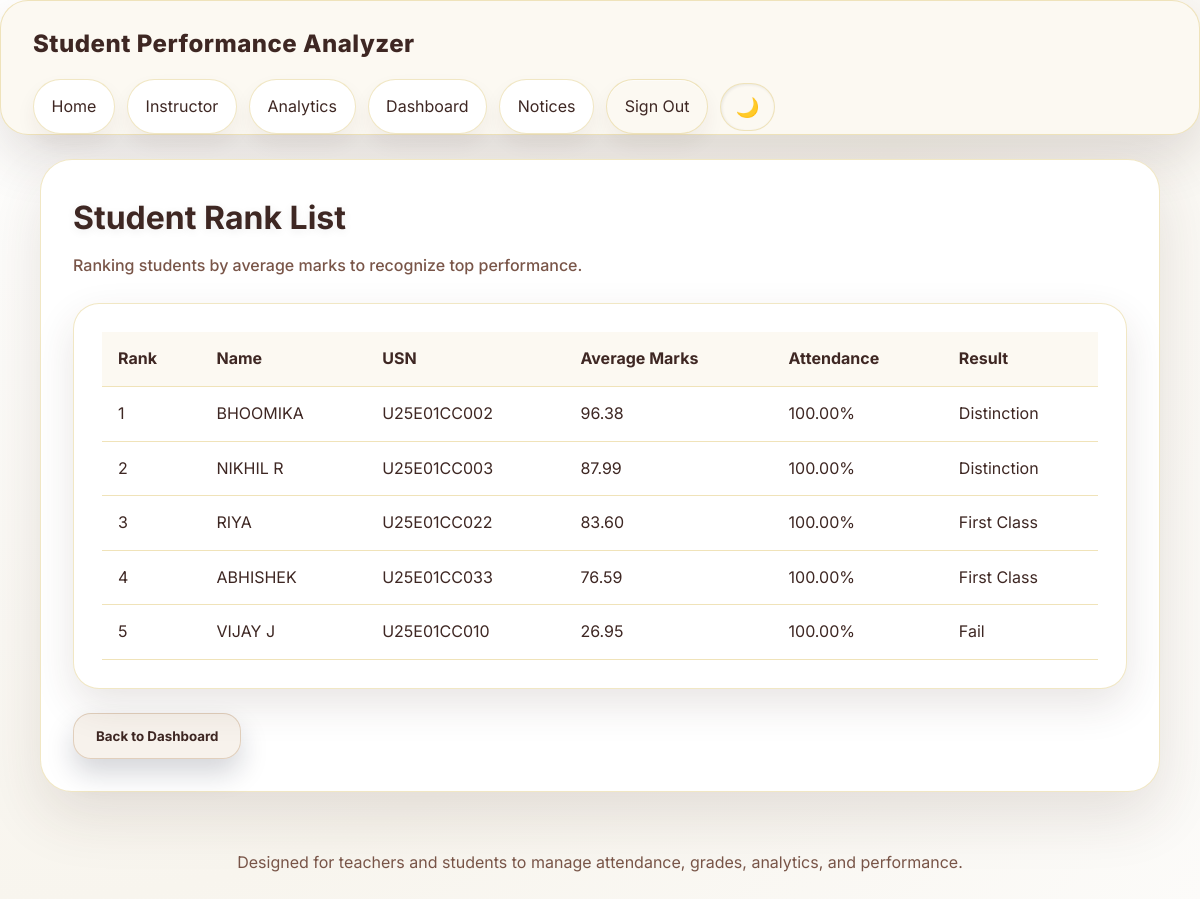
Screenshot of /ranklist (signed in) with the database file from the repository.
### app.py (models this page shows, shortened)
class Student(db.Model):
    id = db.Column(db.Integer, primary_key=True)
    name = db.Column(db.String(100), nullable=False)
    usn = db.Column(db.String(20), unique=True, nullable=False)
    department = db.Column(db.String(50))
    middle_name = db.Column(db.String(100))
    last_name = db.Column(db.String(100))
    address = db.Column(db.String(255))
    dob = db.Column(db.String(20))
    parent_name = db.Column(db.String(150))
    parent_contact = db.Column(db.String(30))
    blood_group = db.Column(db.String(10))
    phone_number = db.Column(db.String(30))
    linkedin = db.Column(db.String(255))
    image_filename = db.Column(db.String(255))
    attendance = db.Column(db.Float, default=0.0)
    python = db.Column(db.Float, default=0.0)
    dbms = db.Column(db.Float, default=0.0)
    dsa = db.Column(db.Float, default=0.0)
    maths = db.Column(db.Float, default=0.0)
    fcn = db.Column(db.Float, default=0.0)
    email = db.Column(db.String(120))
    parent_email = db.Column(db.String(120))
    password_hash = db.Column(db.String(256))
    is_active = db.Column(db.Boolean, default=True)
    created_at = db.Column(db.DateTime, default=datetime.now)
    updated_at = db.Column(db.DateTime, default=datetime.now, onupdate=datetime.now)
    def average_marks(self):
        return (
            self.python +
            self.dbms +
            self.dsa +
            self.maths +
            self.fcn
        ) / 5
    @hybrid_property
    def marks(self):
        return self.average_marks()
    def result(self):
        avg = self.average_marks()
        if avg >= 85:
            return "Distinction"
        elif avg >= 60:
            return "First Class"
        elif avg >= 40:
            return "Pass"
        else:
            return "Fail"

### app.py (the view)
@app.route('/ranklist')
@login_required(role='teacher')
def ranklist():
    students = Student.query.filter_by(is_active=True).all()
    students = sorted(students, key=lambda s: s.average_marks(), reverse=True)
    return render_template('ranklist.html', students=students)

### app.py (called while the page is built)
@app.before_request
def csrf_protect():
    if request.method in ('POST', 'PUT', 'DELETE', 'PATCH'):
        if request.is_json:
            return
        token = session.get('_csrf_token', None)
        form_token = request.form.get('_csrf_token', None)
        if not token or token != form_token:
            abort(403)

@app.context_processor
def inject_csrf():
    return {'csrf_token': generate_csrf_token}

@app.before_request
def manage_session():
    session.permanent = True
    session.modified = True

def login_required(role=None):
    def decorator(f):
        @wraps(f)
        def wrapped(*args, **kwargs):
            if 'role' not in session:
                flash('Please log in to access that page.', 'warning')
                return redirect(url_for('home'))
            if role and session.get('role') != role:
                flash('Access denied.', 'danger')
                return redirect(url_for('home'))
            return f(*args, **kwargs)
        return wrapped
    return decorator

@app.context_processor
def inject_user():
    return {
        'user_role': session.get('role'),
        'student_id': session.get('student_id')
    }

### templates/ranklist.html (shortened to what this page needs)
{% extends 'base.html' %}
{% block content %}
<div class="page-header">
    <h1 class="page-title">Student Rank List</h1>
    <p class="page-subtitle">Ranking students by average marks to recognize top performance.</p>
</div>
<div class="table-card">
    <table>
        <thead>
            <tr>
                <th>Rank</th>
                <th>Name</th>
                <th>USN</th>
                <th>Average Marks</th>
                <th>Attendance</th>
                <th>Result</th>
            </tr>
        </thead>
        <tbody>
            {% for student in students %}
            <tr class="{% if loop.index == 1 %}gold{% elif loop.index == 2 %}silver{% elif loop.index == 3 %}bronze{% endif %}">
                <td>{{ loop.index }}</td>
                <td>{{ student.name }}</td>
                <td>{{ student.usn }}</td>
                <td>{{ "%.2f"|format(student.marks) }}</td>
                <td>{{ "%.2f"|format(student.attendance) }}%</td>
                <td>{{ student.result() }}</td>
            </tr>
            {% endfor %}
        </tbody>
    </table>
</div>
<div style="margin-top: 24px;">
    <a href="{{ url_for('teacher_dashboard') }}"><button type="button" class="secondary">Back to Dashboard</button></a>
</div>
{% endblock %}

### static/style.css (style rules this page uses)
:root { --bg: #fcfbf9; --surface: #ffffff; --surface-strong: #ffffff; --surface-soft: #fcf9f2; --border: rgba(197, 160, 23, 0.25); --text: #3E2723; --muted: #795548; --accent: #C5A017; --accent-strong: #a6840f; --danger: #dc2626; --bg-gradient-from: #ffffff; --bg-gradient-to: #f8f5ee; }
* { box-sizing: border-box; margin: 0; padding: 0; font-family: 'Inter', 'Segoe UI', sans-serif; }
html, body { min-height: 100%; background: radial-gradient(circle at top left, var(--bg-gradient-from) 0%, var(--bg-gradient-to) 60%, var(--bg) 100%); color: var(--text); overflow-x: hidden; }
body { line-height: 1.6; background-attachment: fixed; }
a { color: inherit; text-decoration: none; }
.page-header { margin-bottom: 24px; }
.page-title { font-size: clamp(2rem, 2.4vw, 2.6rem); margin-bottom: 8px; color: var(--text); text-shadow: 0 2px 10px rgba(15, 23, 42, 0.08); }
.page-subtitle { color: var(--muted); max-width: 820px; line-height: 1.75; font-weight: 500; }
.form-card, .card, .table-card { background: var(--surface); border: 1px solid var(--border); border-radius: 26px; padding: 28px; backdrop-filter: blur(16px); box-shadow: 0 16px 40px rgba(62, 39, 35, 0.12); }
button, .btn { cursor: pointer; border: none; border-radius: 18px; padding: 14px 22px; background: linear-gradient(135deg, var(--accent), var(--accent-strong)); color: #fff; font-weight: 700; transition: transform 0.18s ease, filter 0.18s ease, box-shadow 0.18s ease; box-shadow: 0 14px 28px rgba(15, 23, 42, 0.18); }
button.secondary, .btn.secondary { background: rgba(210, 180, 150, 0.18); color: var(--text); border: 1px solid rgba(197, 165, 130, 0.45); }
.table-card table { width: 100%; border-collapse: collapse; min-width: 680px; }
.table-card th, .table-card td { padding: 14px 16px; text-align: left; border-bottom: 1px solid rgba(212, 175, 55, 0.35); }
.table-card th { color: var(--text); font-weight: 700; background: var(--surface-soft); }
.table-card tbody tr:nth-child(even) { background: transparent; }
.table-card tbody tr:nth-child(odd) { background: transparent; }

### rows the page displays
Student: name "BHOOMIKA", usn "U25E01CC002", marks "96.38", attendance "100.00", result "Distinction"
Student: name "NIKHIL R", usn "U25E01CC003", marks "87.99", attendance "100.00", result "Distinction"
Student: name "RIYA", usn "U25E01CC022", marks "83.60", attendance "100.00", result "First Class"
Student: name "ABHISHEK", usn "U25E01CC033", marks "76.59", attendance "100.00", result "First Class"
Student: name "VIJAY J", usn "U25E01CC010", marks "26.95", attendance "100.00", result "Fail"
